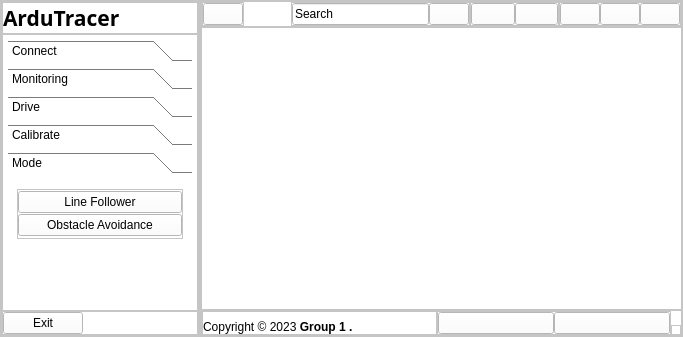
<?xml version="1.0" encoding="UTF-8"?>
<ui version="4.0">
 <class>MainApp</class>
 <widget class="QWidget" name="MainApp">
  <property name="geometry">
   <rect>
    <x>0</x>
    <y>0</y>
    <width>683</width>
    <height>337</height>
   </rect>
  </property>
  <property name="windowTitle">
   <string>Form</string>
  </property>
  <property name="styleSheet">
   <string notr="true">background-color: rgb(255, 255, 255);</string>
  </property>
  <layout class="QHBoxLayout" name="horizontalLayout">
   <property name="spacing">
    <number>0</number>
   </property>
   <property name="leftMargin">
    <number>0</number>
   </property>
   <property name="topMargin">
    <number>0</number>
   </property>
   <property name="rightMargin">
    <number>0</number>
   </property>
   <property name="bottomMargin">
    <number>0</number>
   </property>
   <item>
    <widget class="QFrame" name="menu_side">
     <property name="maximumSize">
      <size>
       <width>200</width>
       <height>16777215</height>
      </size>
     </property>
     <property name="frameShape">
      <enum>QFrame::StyledPanel</enum>
     </property>
     <property name="frameShadow">
      <enum>QFrame::Raised</enum>
     </property>
     <layout class="QHBoxLayout" name="horizontalLayout_4">
      <property name="spacing">
       <number>0</number>
      </property>
      <property name="leftMargin">
       <number>0</number>
      </property>
      <property name="topMargin">
       <number>0</number>
      </property>
      <property name="rightMargin">
       <number>0</number>
      </property>
      <property name="bottomMargin">
       <number>0</number>
      </property>
      <item>
       <widget class="QFrame" name="frame_4">
        <property name="minimumSize">
         <size>
          <width>198</width>
          <height>0</height>
         </size>
        </property>
        <property name="frameShape">
         <enum>QFrame::StyledPanel</enum>
        </property>
        <property name="frameShadow">
         <enum>QFrame::Raised</enum>
        </property>
        <layout class="QVBoxLayout" name="verticalLayout_2">
         <property name="spacing">
          <number>0</number>
         </property>
         <property name="leftMargin">
          <number>0</number>
         </property>
         <property name="topMargin">
          <number>0</number>
         </property>
         <property name="rightMargin">
          <number>0</number>
         </property>
         <property name="bottomMargin">
          <number>0</number>
         </property>
         <item alignment="Qt::AlignTop">
          <widget class="QFrame" name="frame_8">
           <property name="frameShape">
            <enum>QFrame::StyledPanel</enum>
           </property>
           <property name="frameShadow">
            <enum>QFrame::Raised</enum>
           </property>
           <layout class="QHBoxLayout" name="horizontalLayout_11">
            <property name="spacing">
             <number>0</number>
            </property>
            <property name="leftMargin">
             <number>0</number>
            </property>
            <property name="topMargin">
             <number>0</number>
            </property>
            <property name="rightMargin">
             <number>0</number>
            </property>
            <property name="bottomMargin">
             <number>0</number>
            </property>
            <item alignment="Qt::AlignLeft|Qt::AlignTop">
             <widget class="QLabel" name="label_2">
              <property name="font">
               <font>
                <family>BankGothic Lt BT</family>
                <pointsize>16</pointsize>
                <weight>75</weight>
                <bold>true</bold>
               </font>
              </property>
              <property name="text">
               <string>ArduTracer</string>
              </property>
             </widget>
            </item>
           </layout>
          </widget>
         </item>
         <item>
          <widget class="QFrame" name="frame_9">
           <property name="sizePolicy">
            <sizepolicy hsizetype="Preferred" vsizetype="Expanding">
             <horstretch>0</horstretch>
             <verstretch>0</verstretch>
            </sizepolicy>
           </property>
           <property name="frameShape">
            <enum>QFrame::StyledPanel</enum>
           </property>
           <property name="frameShadow">
            <enum>QFrame::Raised</enum>
           </property>
           <layout class="QVBoxLayout" name="verticalLayout_4">
            <property name="spacing">
             <number>0</number>
            </property>
            <property name="leftMargin">
             <number>5</number>
            </property>
            <property name="topMargin">
             <number>5</number>
            </property>
            <property name="rightMargin">
             <number>5</number>
            </property>
            <property name="bottomMargin">
             <number>5</number>
            </property>
            <item alignment="Qt::AlignTop">
             <widget class="QToolBox" name="toolBox">
              <property name="layoutDirection">
               <enum>Qt::LeftToRight</enum>
              </property>
              <property name="currentIndex">
               <number>4</number>
              </property>
              <widget class="QWidget" name="Connect">
               <property name="geometry">
                <rect>
                 <x>0</x>
                 <y>0</y>
                 <width>184</width>
                 <height>85</height>
                </rect>
               </property>
               <attribute name="icon">
                <iconset resource="res.qrc">
                 <normaloff>:/icon/Icon/icons8-down-50.png</normaloff>:/icon/Icon/icons8-down-50.png</iconset>
               </attribute>
               <attribute name="label">
                <string>Connect</string>
               </attribute>
               <layout class="QVBoxLayout" name="verticalLayout_7">
                <item alignment="Qt::AlignTop">
                 <widget class="QFrame" name="frame_12">
                  <property name="frameShape">
                   <enum>QFrame::StyledPanel</enum>
                  </property>
                  <property name="frameShadow">
                   <enum>QFrame::Raised</enum>
                  </property>
                  <layout class="QVBoxLayout" name="verticalLayout_8">
                   <property name="spacing">
                    <number>0</number>
                   </property>
                   <property name="leftMargin">
                    <number>0</number>
                   </property>
                   <property name="topMargin">
                    <number>0</number>
                   </property>
                   <property name="rightMargin">
                    <number>0</number>
                   </property>
                   <property name="bottomMargin">
                    <number>0</number>
                   </property>
                   <item>
                    <widget class="QPushButton" name="cable">
                     <property name="text">
                      <string>Cable</string>
                     </property>
                     <property name="icon">
                      <iconset resource="res.qrc">
                       <normaloff>:/icon/Icon/cable-svgrepo-com.svg</normaloff>:/icon/Icon/cable-svgrepo-com.svg</iconset>
                     </property>
                    </widget>
                   </item>
                   <item>
                    <widget class="QPushButton" name="wireless">
                     <property name="text">
                      <string>Wireless</string>
                     </property>
                     <property name="icon">
                      <iconset resource="res.qrc">
                       <normaloff>:/icon/Icon/wireless-router-svgrepo-com.svg</normaloff>:/icon/Icon/wireless-router-svgrepo-com.svg</iconset>
                     </property>
                    </widget>
                   </item>
                  </layout>
                 </widget>
                </item>
               </layout>
              </widget>
              <widget class="QWidget" name="Monitoring">
               <property name="geometry">
                <rect>
                 <x>0</x>
                 <y>0</y>
                 <width>163</width>
                 <height>111</height>
                </rect>
               </property>
               <attribute name="icon">
                <iconset resource="res.qrc">
                 <normaloff>:/icon/Icon/icons8-down-50.png</normaloff>:/icon/Icon/icons8-down-50.png</iconset>
               </attribute>
               <attribute name="label">
                <string>Monitoring</string>
               </attribute>
               <layout class="QVBoxLayout" name="verticalLayout_5">
                <item alignment="Qt::AlignTop">
                 <widget class="QFrame" name="frame_11">
                  <property name="frameShape">
                   <enum>QFrame::StyledPanel</enum>
                  </property>
                  <property name="frameShadow">
                   <enum>QFrame::Raised</enum>
                  </property>
                  <layout class="QVBoxLayout" name="verticalLayout_6">
                   <property name="spacing">
                    <number>0</number>
                   </property>
                   <property name="leftMargin">
                    <number>0</number>
                   </property>
                   <property name="topMargin">
                    <number>0</number>
                   </property>
                   <property name="rightMargin">
                    <number>0</number>
                   </property>
                   <property name="bottomMargin">
                    <number>0</number>
                   </property>
                   <item>
                    <widget class="QPushButton" name="Linesen">
                     <property name="layoutDirection">
                      <enum>Qt::LeftToRight</enum>
                     </property>
                     <property name="styleSheet">
                      <string notr="true"/>
                     </property>
                     <property name="text">
                      <string>Line Sensor</string>
                     </property>
                     <property name="icon">
                      <iconset resource="res.qrc">
                       <normaloff>:/icon/Icon/zigzag-arrow.png</normaloff>:/icon/Icon/zigzag-arrow.png</iconset>
                     </property>
                    </widget>
                   </item>
                   <item>
                    <widget class="QPushButton" name="Ultrasen">
                     <property name="text">
                      <string>Ultrasonic Sensor</string>
                     </property>
                     <property name="icon">
                      <iconset resource="res.qrc">
                       <normaloff>:/icon/Icon/ultrasonic-sensor.png</normaloff>:/icon/Icon/ultrasonic-sensor.png</iconset>
                     </property>
                    </widget>
                   </item>
                   <item>
                    <widget class="QPushButton" name="ImuSen">
                     <property name="text">
                      <string>IMU </string>
                     </property>
                     <property name="icon">
                      <iconset resource="res.qrc">
                       <normaloff>:/icon/Icon/gyroscope.png</normaloff>:/icon/Icon/gyroscope.png</iconset>
                     </property>
                    </widget>
                   </item>
                  </layout>
                 </widget>
                </item>
               </layout>
              </widget>
              <widget class="QWidget" name="Drive">
               <property name="geometry">
                <rect>
                 <x>0</x>
                 <y>0</y>
                 <width>184</width>
                 <height>85</height>
                </rect>
               </property>
               <attribute name="icon">
                <iconset resource="res.qrc">
                 <normaloff>:/icon/Icon/icons8-down-50.png</normaloff>:/icon/Icon/icons8-down-50.png</iconset>
               </attribute>
               <attribute name="label">
                <string>Drive</string>
               </attribute>
               <layout class="QVBoxLayout" name="verticalLayout_9">
                <item>
                 <widget class="QFrame" name="frame_13">
                  <property name="frameShape">
                   <enum>QFrame::StyledPanel</enum>
                  </property>
                  <property name="frameShadow">
                   <enum>QFrame::Raised</enum>
                  </property>
                  <layout class="QHBoxLayout" name="horizontalLayout_12">
                   <property name="spacing">
                    <number>0</number>
                   </property>
                   <property name="leftMargin">
                    <number>0</number>
                   </property>
                   <property name="topMargin">
                    <number>0</number>
                   </property>
                   <property name="rightMargin">
                    <number>0</number>
                   </property>
                   <property name="bottomMargin">
                    <number>0</number>
                   </property>
                   <item alignment="Qt::AlignTop">
                    <widget class="QPushButton" name="manual">
                     <property name="text">
                      <string>Manual</string>
                     </property>
                     <property name="icon">
                      <iconset resource="res.qrc">
                       <normaloff>:/icon/Icon/icons8-steering-wheel-50.png</normaloff>:/icon/Icon/icons8-steering-wheel-50.png</iconset>
                     </property>
                    </widget>
                   </item>
                  </layout>
                 </widget>
                </item>
               </layout>
              </widget>
              <widget class="QWidget" name="Calibrate">
               <property name="geometry">
                <rect>
                 <x>0</x>
                 <y>0</y>
                 <width>184</width>
                 <height>85</height>
                </rect>
               </property>
               <attribute name="icon">
                <iconset resource="res.qrc">
                 <normaloff>:/icon/Icon/icons8-down-50.png</normaloff>:/icon/Icon/icons8-down-50.png</iconset>
               </attribute>
               <attribute name="label">
                <string>Calibrate</string>
               </attribute>
               <layout class="QVBoxLayout" name="verticalLayout_10">
                <item alignment="Qt::AlignTop">
                 <widget class="QFrame" name="frame_14">
                  <property name="frameShape">
                   <enum>QFrame::StyledPanel</enum>
                  </property>
                  <property name="frameShadow">
                   <enum>QFrame::Raised</enum>
                  </property>
                  <layout class="QVBoxLayout" name="verticalLayout_11">
                   <property name="spacing">
                    <number>0</number>
                   </property>
                   <property name="leftMargin">
                    <number>0</number>
                   </property>
                   <property name="topMargin">
                    <number>0</number>
                   </property>
                   <property name="rightMargin">
                    <number>0</number>
                   </property>
                   <property name="bottomMargin">
                    <number>0</number>
                   </property>
                   <item alignment="Qt::AlignTop">
                    <widget class="QPushButton" name="calibrate">
                     <property name="text">
                      <string>Calibrate</string>
                     </property>
                     <property name="icon">
                      <iconset resource="res.qrc">
                       <normaloff>:/icon/Icon/calibrate-svgrepo-com.svg</normaloff>:/icon/Icon/calibrate-svgrepo-com.svg</iconset>
                     </property>
                    </widget>
                   </item>
                  </layout>
                 </widget>
                </item>
               </layout>
              </widget>
              <widget class="QWidget" name="Mode">
               <property name="geometry">
                <rect>
                 <x>0</x>
                 <y>0</y>
                 <width>184</width>
                 <height>85</height>
                </rect>
               </property>
               <attribute name="icon">
                <iconset resource="res.qrc">
                 <normaloff>:/icon/Icon/icons8-down-50.png</normaloff>:/icon/Icon/icons8-down-50.png</iconset>
               </attribute>
               <attribute name="label">
                <string>Mode</string>
               </attribute>
               <layout class="QVBoxLayout" name="verticalLayout_12">
                <item>
                 <widget class="QFrame" name="frame_15">
                  <property name="frameShape">
                   <enum>QFrame::StyledPanel</enum>
                  </property>
                  <property name="frameShadow">
                   <enum>QFrame::Raised</enum>
                  </property>
                  <layout class="QVBoxLayout" name="verticalLayout_13">
                   <property name="spacing">
                    <number>0</number>
                   </property>
                   <property name="leftMargin">
                    <number>0</number>
                   </property>
                   <property name="topMargin">
                    <number>0</number>
                   </property>
                   <property name="rightMargin">
                    <number>0</number>
                   </property>
                   <property name="bottomMargin">
                    <number>0</number>
                   </property>
                   <item>
                    <widget class="QPushButton" name="Linefol">
                     <property name="text">
                      <string>Line Follower</string>
                     </property>
                     <property name="icon">
                      <iconset resource="res.qrc">
                       <normaloff>:/icon/Icon/line-chart-svgrepo-com.svg</normaloff>:/icon/Icon/line-chart-svgrepo-com.svg</iconset>
                     </property>
                    </widget>
                   </item>
                   <item>
                    <widget class="QPushButton" name="Obstacle">
                     <property name="text">
                      <string>Obstacle Avoidance</string>
                     </property>
                     <property name="icon">
                      <iconset resource="res.qrc">
                       <normaloff>:/icon/Icon/obstacle.png</normaloff>:/icon/Icon/obstacle.png</iconset>
                     </property>
                    </widget>
                   </item>
                  </layout>
                 </widget>
                </item>
               </layout>
              </widget>
             </widget>
            </item>
           </layout>
          </widget>
         </item>
         <item alignment="Qt::AlignBottom">
          <widget class="QFrame" name="frame_10">
           <property name="frameShape">
            <enum>QFrame::StyledPanel</enum>
           </property>
           <property name="frameShadow">
            <enum>QFrame::Raised</enum>
           </property>
           <layout class="QVBoxLayout" name="verticalLayout_3">
            <property name="spacing">
             <number>0</number>
            </property>
            <property name="leftMargin">
             <number>0</number>
            </property>
            <property name="topMargin">
             <number>0</number>
            </property>
            <property name="rightMargin">
             <number>0</number>
            </property>
            <property name="bottomMargin">
             <number>0</number>
            </property>
            <item alignment="Qt::AlignLeft|Qt::AlignBottom">
             <widget class="QPushButton" name="exit">
              <property name="text">
               <string>Exit</string>
              </property>
              <property name="icon">
               <iconset resource="res.qrc">
                <normaloff>:/icon/Icon/exit-svgrepo-com.svg</normaloff>:/icon/Icon/exit-svgrepo-com.svg</iconset>
              </property>
             </widget>
            </item>
           </layout>
          </widget>
         </item>
        </layout>
       </widget>
      </item>
     </layout>
    </widget>
   </item>
   <item>
    <widget class="QFrame" name="content_side">
     <property name="frameShape">
      <enum>QFrame::StyledPanel</enum>
     </property>
     <property name="frameShadow">
      <enum>QFrame::Raised</enum>
     </property>
     <layout class="QVBoxLayout" name="verticalLayout">
      <property name="spacing">
       <number>0</number>
      </property>
      <property name="leftMargin">
       <number>0</number>
      </property>
      <property name="topMargin">
       <number>0</number>
      </property>
      <property name="rightMargin">
       <number>0</number>
      </property>
      <property name="bottomMargin">
       <number>0</number>
      </property>
      <item alignment="Qt::AlignTop">
       <widget class="QFrame" name="top">
        <property name="frameShape">
         <enum>QFrame::StyledPanel</enum>
        </property>
        <property name="frameShadow">
         <enum>QFrame::Raised</enum>
        </property>
        <layout class="QHBoxLayout" name="horizontalLayout_2">
         <property name="spacing">
          <number>0</number>
         </property>
         <property name="leftMargin">
          <number>0</number>
         </property>
         <property name="topMargin">
          <number>0</number>
         </property>
         <property name="rightMargin">
          <number>0</number>
         </property>
         <property name="bottomMargin">
          <number>0</number>
         </property>
         <item alignment="Qt::AlignLeft|Qt::AlignTop">
          <widget class="QFrame" name="frame_7">
           <property name="frameShape">
            <enum>QFrame::StyledPanel</enum>
           </property>
           <property name="frameShadow">
            <enum>QFrame::Raised</enum>
           </property>
           <layout class="QHBoxLayout" name="horizontalLayout_10">
            <property name="spacing">
             <number>0</number>
            </property>
            <property name="leftMargin">
             <number>0</number>
            </property>
            <property name="topMargin">
             <number>0</number>
            </property>
            <property name="rightMargin">
             <number>0</number>
            </property>
            <property name="bottomMargin">
             <number>0</number>
            </property>
            <item>
             <widget class="QPushButton" name="menutree">
              <property name="text">
               <string/>
              </property>
              <property name="icon">
               <iconset resource="res.qrc">
                <normaloff>:/icon/Icon/icons8-menu-32.png</normaloff>:/icon/Icon/icons8-menu-32.png</iconset>
              </property>
              <property name="iconSize">
               <size>
                <width>32</width>
                <height>32</height>
               </size>
              </property>
             </widget>
            </item>
           </layout>
          </widget>
         </item>
         <item alignment="Qt::AlignLeft|Qt::AlignTop">
          <widget class="QFrame" name="frame_3">
           <property name="frameShape">
            <enum>QFrame::StyledPanel</enum>
           </property>
           <property name="frameShadow">
            <enum>QFrame::Raised</enum>
           </property>
           <layout class="QHBoxLayout" name="horizontalLayout_7">
            <property name="spacing">
             <number>0</number>
            </property>
            <property name="leftMargin">
             <number>0</number>
            </property>
            <property name="topMargin">
             <number>0</number>
            </property>
            <property name="rightMargin">
             <number>0</number>
            </property>
            <property name="bottomMargin">
             <number>0</number>
            </property>
            <item alignment="Qt::AlignLeft">
             <widget class="QLineEdit" name="search_bar">
              <property name="minimumSize">
               <size>
                <width>137</width>
                <height>0</height>
               </size>
              </property>
              <property name="text">
               <string>Search</string>
              </property>
             </widget>
            </item>
            <item alignment="Qt::AlignLeft">
             <widget class="QPushButton" name="search">
              <property name="text">
               <string/>
              </property>
              <property name="icon">
               <iconset resource="res.qrc">
                <normaloff>:/icon/Icon/search-alt-2-svgrepo-com.svg</normaloff>:/icon/Icon/search-alt-2-svgrepo-com.svg</iconset>
              </property>
             </widget>
            </item>
           </layout>
          </widget>
         </item>
         <item alignment="Qt::AlignTop">
          <widget class="QFrame" name="frame_2">
           <property name="frameShape">
            <enum>QFrame::StyledPanel</enum>
           </property>
           <property name="frameShadow">
            <enum>QFrame::Raised</enum>
           </property>
           <layout class="QHBoxLayout" name="horizontalLayout_6">
            <property name="spacing">
             <number>0</number>
            </property>
            <property name="leftMargin">
             <number>0</number>
            </property>
            <property name="topMargin">
             <number>0</number>
            </property>
            <property name="rightMargin">
             <number>0</number>
            </property>
            <property name="bottomMargin">
             <number>0</number>
            </property>
            <item>
             <widget class="QPushButton" name="user">
              <property name="text">
               <string/>
              </property>
              <property name="icon">
               <iconset resource="res.qrc">
                <normaloff>:/icon/Icon/icons8-man-16.png</normaloff>:/icon/Icon/icons8-man-16.png</iconset>
              </property>
             </widget>
            </item>
            <item>
             <widget class="QPushButton" name="reminder">
              <property name="text">
               <string/>
              </property>
              <property name="icon">
               <iconset resource="res.qrc">
                <normaloff>:/icon/Icon/reminder-svgrepo-com.svg</normaloff>:/icon/Icon/reminder-svgrepo-com.svg</iconset>
              </property>
             </widget>
            </item>
           </layout>
          </widget>
         </item>
         <item alignment="Qt::AlignRight|Qt::AlignTop">
          <widget class="QFrame" name="frame">
           <property name="frameShape">
            <enum>QFrame::StyledPanel</enum>
           </property>
           <property name="frameShadow">
            <enum>QFrame::Raised</enum>
           </property>
           <layout class="QHBoxLayout" name="horizontalLayout_3">
            <property name="spacing">
             <number>0</number>
            </property>
            <property name="leftMargin">
             <number>0</number>
            </property>
            <property name="topMargin">
             <number>0</number>
            </property>
            <property name="rightMargin">
             <number>0</number>
            </property>
            <property name="bottomMargin">
             <number>0</number>
            </property>
            <item>
             <widget class="QPushButton" name="Minimize">
              <property name="text">
               <string/>
              </property>
              <property name="icon">
               <iconset resource="res.qrc">
                <normaloff>:/icon/Icon/minus.svg</normaloff>:/icon/Icon/minus.svg</iconset>
              </property>
             </widget>
            </item>
            <item>
             <widget class="QPushButton" name="Maximize">
              <property name="text">
               <string/>
              </property>
              <property name="icon">
               <iconset resource="res.qrc">
                <normaloff>:/icon/Icon/maximize.svg</normaloff>:/icon/Icon/maximize.svg</iconset>
              </property>
             </widget>
            </item>
            <item>
             <widget class="QPushButton" name="Close">
              <property name="text">
               <string/>
              </property>
              <property name="icon">
               <iconset resource="res.qrc">
                <normaloff>:/icon/Icon/close (1).svg</normaloff>:/icon/Icon/close (1).svg</iconset>
              </property>
             </widget>
            </item>
           </layout>
          </widget>
         </item>
        </layout>
       </widget>
      </item>
      <item>
       <widget class="QFrame" name="content">
        <property name="sizePolicy">
         <sizepolicy hsizetype="Preferred" vsizetype="Expanding">
          <horstretch>0</horstretch>
          <verstretch>0</verstretch>
         </sizepolicy>
        </property>
        <property name="frameShape">
         <enum>QFrame::StyledPanel</enum>
        </property>
        <property name="frameShadow">
         <enum>QFrame::Raised</enum>
        </property>
       </widget>
      </item>
      <item alignment="Qt::AlignBottom">
       <widget class="QFrame" name="bottom">
        <property name="frameShape">
         <enum>QFrame::StyledPanel</enum>
        </property>
        <property name="frameShadow">
         <enum>QFrame::Raised</enum>
        </property>
        <layout class="QHBoxLayout" name="horizontalLayout_5">
         <property name="spacing">
          <number>0</number>
         </property>
         <property name="leftMargin">
          <number>0</number>
         </property>
         <property name="topMargin">
          <number>0</number>
         </property>
         <property name="rightMargin">
          <number>0</number>
         </property>
         <property name="bottomMargin">
          <number>0</number>
         </property>
         <item>
          <widget class="QFrame" name="frame_6">
           <property name="frameShape">
            <enum>QFrame::StyledPanel</enum>
           </property>
           <property name="frameShadow">
            <enum>QFrame::Raised</enum>
           </property>
           <layout class="QHBoxLayout" name="horizontalLayout_9">
            <property name="spacing">
             <number>0</number>
            </property>
            <property name="leftMargin">
             <number>0</number>
            </property>
            <property name="topMargin">
             <number>0</number>
            </property>
            <property name="rightMargin">
             <number>0</number>
            </property>
            <property name="bottomMargin">
             <number>0</number>
            </property>
            <item alignment="Qt::AlignBottom">
             <widget class="QLabel" name="label">
              <property name="text">
               <string>Copyright © 2023 &lt;strong&gt;Group 1 .</string>
              </property>
             </widget>
            </item>
           </layout>
          </widget>
         </item>
         <item>
          <widget class="QFrame" name="frame_5">
           <property name="frameShape">
            <enum>QFrame::StyledPanel</enum>
           </property>
           <property name="frameShadow">
            <enum>QFrame::Raised</enum>
           </property>
           <layout class="QHBoxLayout" name="horizontalLayout_8">
            <property name="spacing">
             <number>0</number>
            </property>
            <property name="leftMargin">
             <number>0</number>
            </property>
            <property name="topMargin">
             <number>0</number>
            </property>
            <property name="rightMargin">
             <number>0</number>
            </property>
            <property name="bottomMargin">
             <number>0</number>
            </property>
            <item>
             <widget class="QPushButton" name="rating">
              <property name="text">
               <string/>
              </property>
              <property name="icon">
               <iconset resource="res.qrc">
                <normaloff>:/icon/Icon/rating-star-svgrepo-com.svg</normaloff>:/icon/Icon/rating-star-svgrepo-com.svg</iconset>
              </property>
             </widget>
            </item>
            <item>
             <widget class="QPushButton" name="help">
              <property name="text">
               <string/>
              </property>
              <property name="icon">
               <iconset resource="res.qrc">
                <normaloff>:/icon/Icon/help-desk-log-svgrepo-com.svg</normaloff>:/icon/Icon/help-desk-log-svgrepo-com.svg</iconset>
              </property>
             </widget>
            </item>
           </layout>
          </widget>
         </item>
         <item alignment="Qt::AlignBottom">
          <widget class="QFrame" name="sizegrip">
           <property name="minimumSize">
            <size>
             <width>10</width>
             <height>10</height>
            </size>
           </property>
           <property name="maximumSize">
            <size>
             <width>10</width>
             <height>10</height>
            </size>
           </property>
           <property name="frameShape">
            <enum>QFrame::StyledPanel</enum>
           </property>
           <property name="frameShadow">
            <enum>QFrame::Raised</enum>
           </property>
          </widget>
         </item>
        </layout>
       </widget>
      </item>
     </layout>
    </widget>
   </item>
  </layout>
 </widget>
 <resources>
  <include location="res.qrc"/>
 </resources>
 <connections/>
</ui>
